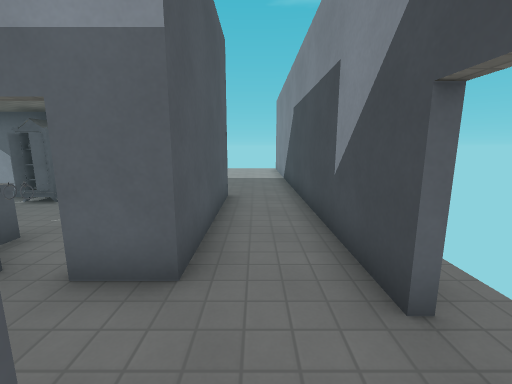
[1] (above)

16 first-person views from a walk through a Godot game level. The camera is 1.5 m above the floor, tilts 10° down and sees 90° across. The floor is counted in squares, 1 m on a side. Each view is taken from the middle of a square. On the plan, view 1 faces up. The plan holds only what a view shows up to about 13 squares ahead; the rest is blank. Door leaves are left out where a doorway can be walked through. Some surface patterns are stand-ins.

[2]
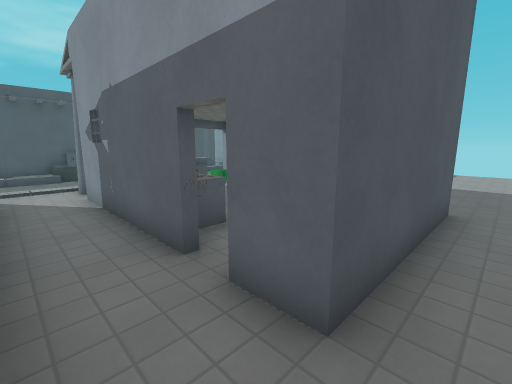

[3]
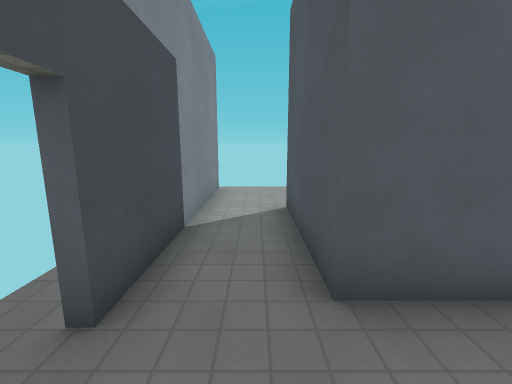

[4]
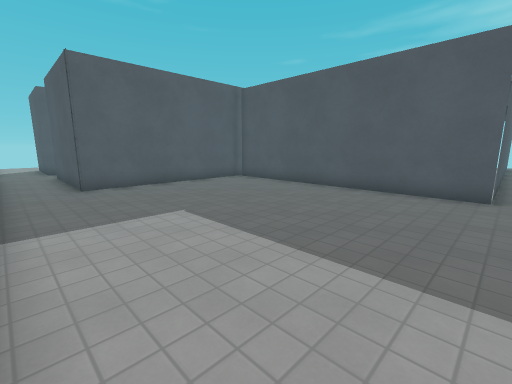

[5]
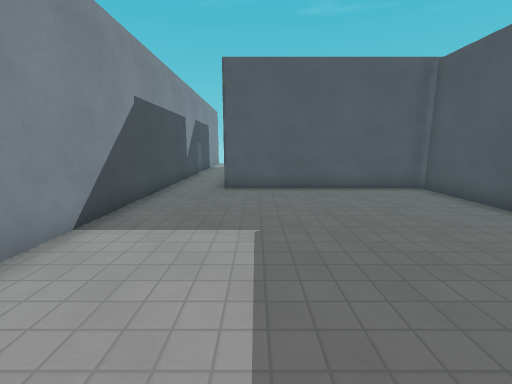

[6]
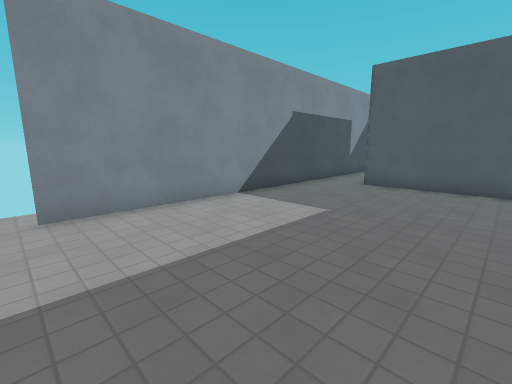

[7]
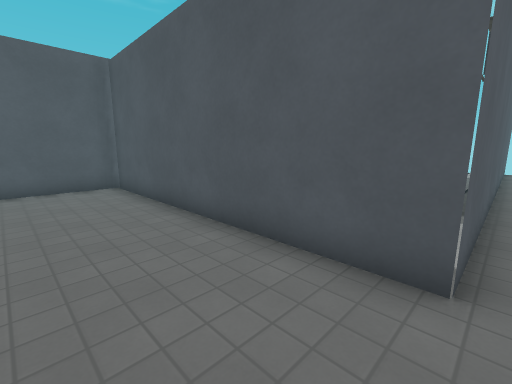

[8]
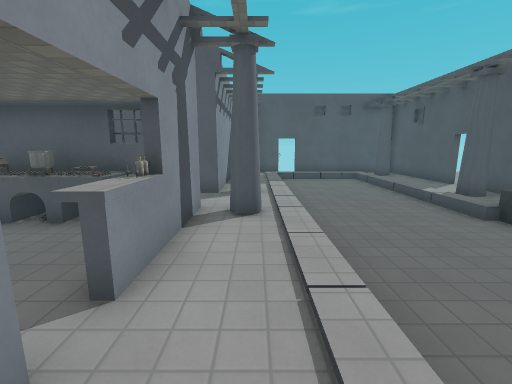

[9]
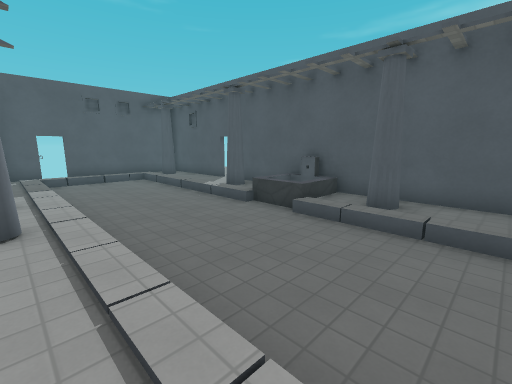

[10]
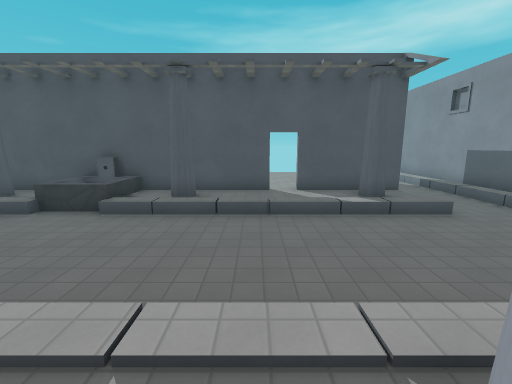

[11]
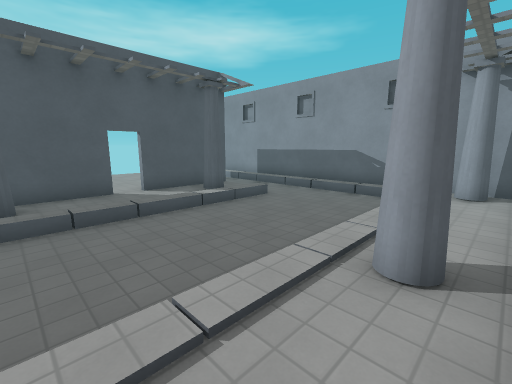

[12]
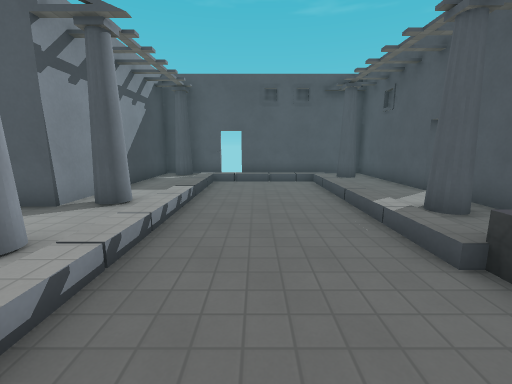

[13]
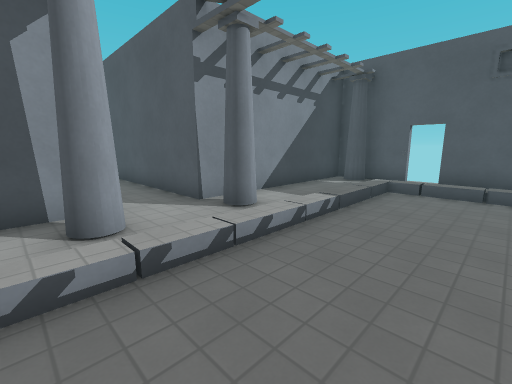

[14]
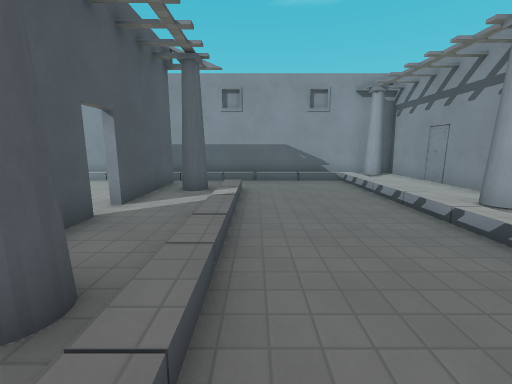

[15]
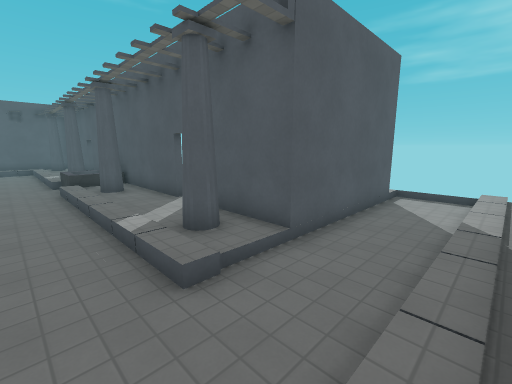

[16]
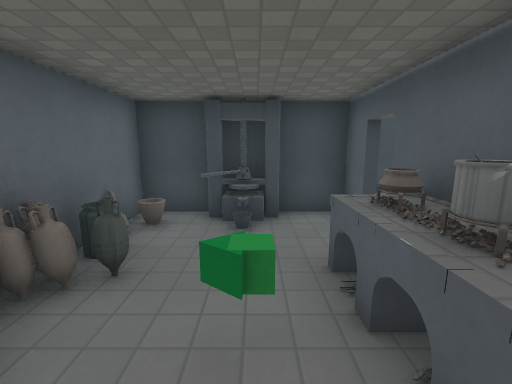

### Floor plan
Key: @ floor where view 1 was taken; # wall or solid block; x gap in a wall; . main floor; - floor 0.25 m lower than the main floor; / step, stairs or slope; D door; = window, fence, low wall or low ledge; ^ raised ledge; O other object.
Columns run from 24 left of view 1 to 2 right of it. Each row starts with its distance up from view 1.
 18  ################.........
 17 ..............#.#........#
 16 -------------//.#........#
 15 -------------/.DD........#
 14 /######//----/.DD........#
 13     ..##.----/..#........#
 12     ..##.----/..#........#
 11   ....D./----/..#........#
 10   .......----/#.#........#
  9       #..----/..#........#
  8       #./----/..###.#O##.#
  7       ##.----/....#OO.##.#
  6       #..----/.=^.....##.#
  5       #//----/.##..O..##.#
  4       =./----/..#OOOO..#.#
  3       #//----/#.#####xD#.DD
  2       #./----/........D..xD
  1       ##/----/.#########.#.
  0       D..----/##       #@#.
 -1       D./----/.#       #.#
 -2       #..----/.#       #.#
 -3       #..----/.#       #.#
 -4       #..----/.#       ..#
 -5       ##./////##       ..#
 -6       ######DD##       ...
 -7              #           #

Where each view was taken, in squares from view 1:
view 1: 0 up, 0 right, facing up
view 2: 1 up, 0 right, facing up-left
view 3: 3 up, 0 right, facing down
view 4: 18 up, 1 right, facing down-left
view 5: 17 up, 2 left, facing down
view 6: 18 up, 5 left, facing down-right
view 7: 18 up, 5 left, facing down-left
view 8: 9 up, 10 left, facing down
view 9: 9 up, 10 left, facing down-left
view 10: 9 up, 9 left, facing left
view 11: 7 up, 9 left, facing up-left
view 12: 6 up, 13 left, facing down
view 13: 4 up, 14 left, facing down-right
view 14: 5 up, 15 left, facing up
view 15: 17 up, 14 left, facing down-left
view 16: 5 up, 7 left, facing right
